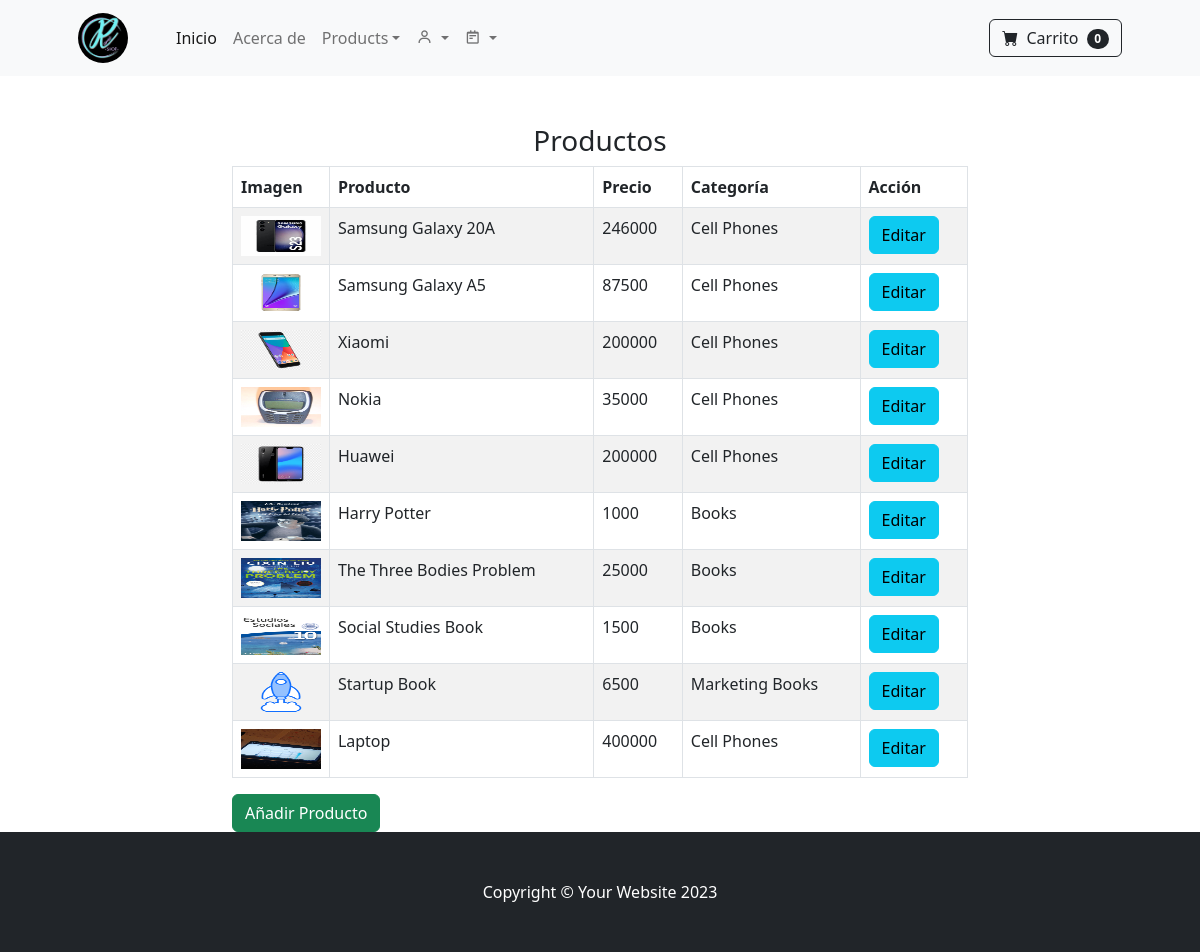
Before: /admin_products/ (signed in) with the older database file.
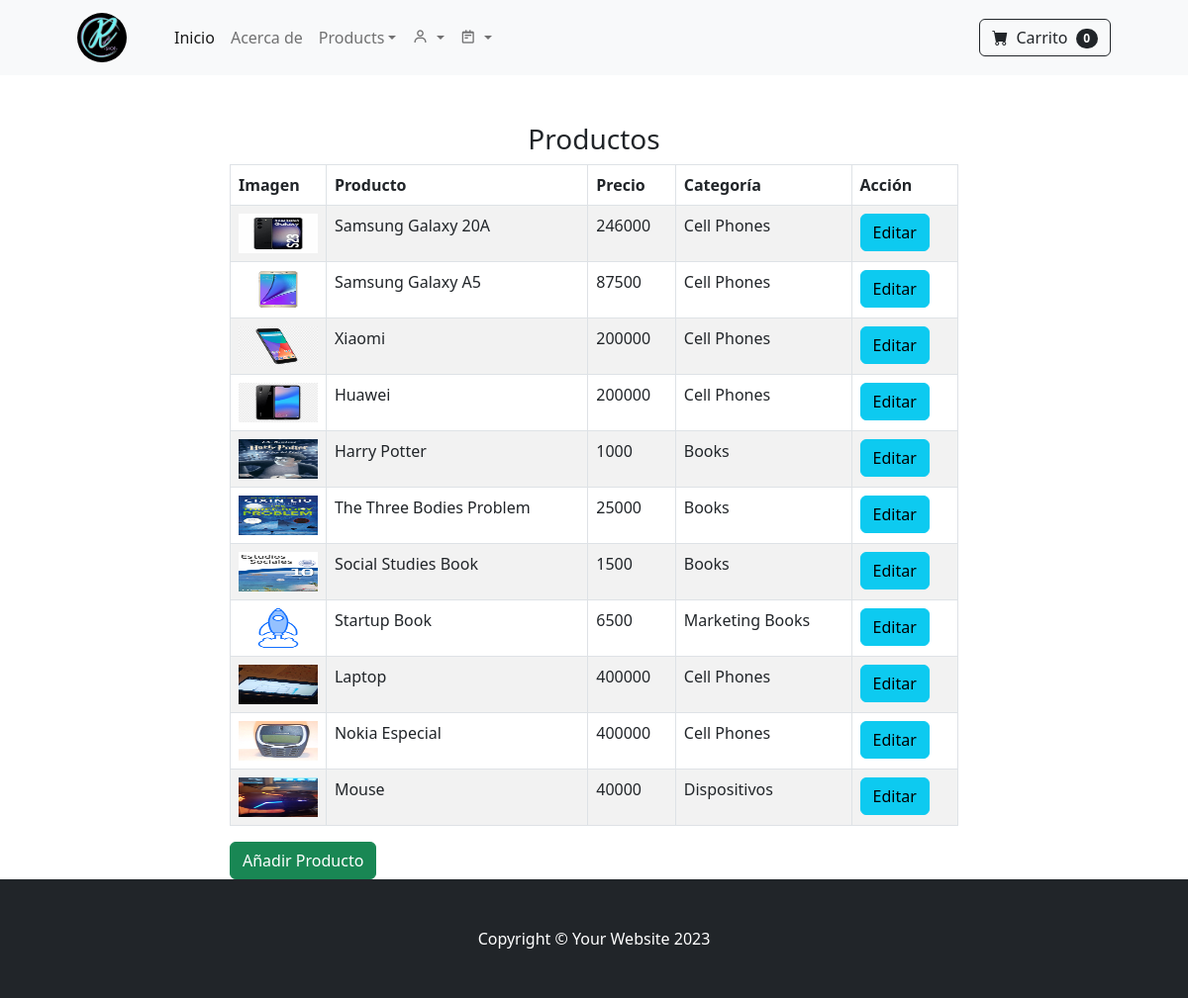
After: the same page with the newer database file.
### store/models.py (models this page shows, shortened)
class Product(models.Model):
    name = models.CharField(max_length=100)
    price = models.IntegerField(default=1)
    category = models.ForeignKey(Category, on_delete=models.CASCADE, default=1)
    description = models.CharField(max_length=250, default='', blank=True, null=True)
    image = models.ImageField(upload_to='uploads/product/')
    is_sale = models.BooleanField(default=False)
    sale_price = models.IntegerField(default=1)

class Category(models.Model):
    name = models.CharField(max_length=50)
    class Meta:
        verbose_name_plural = 'categories'

### store/views.py (the view)
# urls.py: path('admin_products/', views.admin_products, name='admin_products'),
def admin_products(request):
    if request.user.is_authenticated and request.user.is_superuser:
        products = Product.objects.select_related('category').all()
        categories = Category.objects.all()
        return render(request, 'admin_products.html', {'products': products, 'categories':categories})
    else:
        return redirect('home')

### cart/cart.py (called while the page is built)
    def __len__(self):
        return len(self.cart)

### cart/global_processors.py (called while the page is built)
def cart(request):
    return {'cart':Cart(request)}

### store/global_processors.py (called while the page is built)
def navbar_categories(request):
  categories = Category.objects.all()
  return {'categories': categories}

### store/templates/admin_products.html (shortened to what this page needs)
{% extends 'base.html' %}
{% block content %}
<div class="container">
    <div class="row justify-content-center">
        <div class="col-lg-8 col-md-12">
            <br/><br/>
            <h3 class="text-center">Productos</h3>
            <div class="table-responsive">
                <table id="table_products" class="table table-striped table-hover table-bordered">
                    <thead>
                        <tr>
                            <th>Imagen</th>
                            <th>Producto</th>
                            <th>Precio</th>
                            <th>Categoría</th>
                            <th>Acción</th>
                        </tr>
                    </thead>
                    <tbody>
                        {% for product in products %}
                        <tr>
                            <td name="product_img">
                                <div class="image-container" style="position: relative;">
                                    <img class="product-image" style="height: 40px; width: 100%;" src="{{ product.image.url }}" alt="...">
                                </div>
                            </td>
                            <td name="product_name">
                                <span>{{ product.name }}</span>
                            </td>
                            <td name="product_price">
                                <span>{{ product.sale_price }}</span>
                            </td>
                            <td name="product_category">
                                <span>{{ product.category.name }}</span>
                            </td>
                            <td>
                                <button class="btn btn-info btn-edit">Editar</button>
                            </td>
                        </tr>
                        {% endfor %}
                    </tbody>
                </table>
                <button type="button" id="add_product" class="btn btn-success btn-add">Añadir Producto</button>
            </div>
        </div>
    </div>
</div>
{% endblock %}

### store/templates/base.html (shortened to what this page needs)
{% load static %}
<!DOCTYPE html>
<html lang="en">
    <head>
        <link href="https://cdn.jsdelivr.net/npm/bootstrap-icons@1.5.0/font/bootstrap-icons.css" rel="stylesheet" />
        <link href="{% static 'css/styles.css' %}" rel="stylesheet" />
        <link rel="stylesheet" href="https://cdnjs.cloudflare.com/ajax/libs/boxicons/2.0.7/css/boxicons.min.css">
        <link rel="stylesheet" href="{% static 'css/datatables.min.css' %}" rel="stylesheet" />
        <link rel="stylesheet" href="{% static 'css/datatables.css' %}" rel="stylesheet" />
    </head>
    <body>
        {% include 'navbar.html' %}
        {% block content %}
        {% endblock %}
        <footer class="py-5 bg-dark mb-auto">
            <div class="container"><p class="m-0 text-center text-white">Copyright &copy; Your Website 2023</p></div>
        </footer>
    </body>
</html>

### store/templates/navbar.html (shortened to what this page needs)
{% load static %}
<nav class="navbar navbar-expand-lg navbar-light bg-light">
    <div class="container px-4 px-lg-5">
        <a class="navbar-brand" href="{% url 'home' %}">
            <img src="{% static 'img/icons/rameShopLogo.jpg' %}" alt="Logo de Rameshop" style="width: 50px; height: auto; border-radius: 50%;" class="img-fluid">
        </a>
        <div class="collapse navbar-collapse" id="navbarSupportedContent">
            <ul class="navbar-nav me-auto mb-2 mb-lg-0 ms-lg-4">
                <li class="nav-item"><a class="nav-link active" aria-current="page" href="{% url 'home' %}">Inicio</a></li>
                <li class="nav-item"><a class="nav-link" href="{% url 'about' %}">Acerca de</a></li>
                <li class="nav-item dropdown">
                    <a class="nav-link dropdown-toggle" id="navbarDropdown" href="#" role="button" data-bs-toggle="dropdown" aria-expanded="false">Products</a>
                </li>
                {% if user.is_authenticated %}
                    <li class="nav-item dropdown">
                        <a class="nav-link dropdown-toggle" id="navbarDropdown" href="#" role="button" data-bs-toggle="dropdown" aria-expanded="false">
                            <i class="bx bx-user"></i>
                        </a>
                    </li>
                    {% if user.is_superuser %}
                        <li class="nav-item dropdown">
                            <a class="nav-link dropdown-toggle" id="navbarDropdown" href="#" role="button" data-bs-toggle="dropdown" aria-expanded="false">
                                <i class='bx bx-notepad'></i>
                            </a>
                        </li>
                    {% endif %}
                {% else %}
                    <li class="nav-item"><a class="nav-link" href="{% url 'login' %}">Iniciar Sesión</a></li>
                    <li class="nav-item"><a class="nav-link" href="{% url 'register' %}">Regístrate</a></li>
                {% endif %}
            </ul>
            <form class="d-flex">
                <a class="btn btn-outline-dark" href="{% url 'cart_summary' %}"><i class="bi-cart-fill me-1"></i>
                    Carrito
                    <span class="badge bg-dark text-white ms-1 rounded-pill" id="cart_quantity">{{ cart|length }}</span>
                </a>
            </form>
        </div>
    </div>
</nav>

Changed rows visible on the page:
removed Product: image (picture), name "Nokia", sale_price "35000", category.name "Cell Phones"
added Product: image (picture), name "Nokia Especial", sale_price "400000", category.name "Cell Phones"
added Product: image (picture), name "Mouse", sale_price "40000", category.name "Dispositivos"
